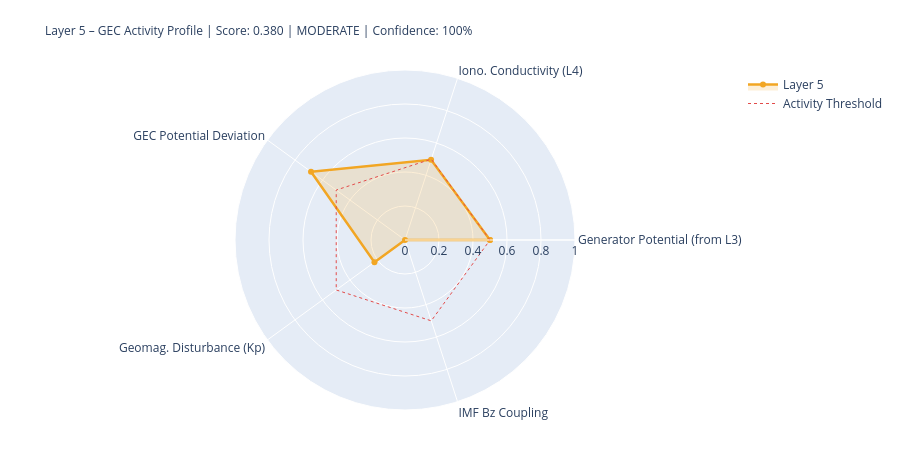

The code cell stored with this chart in its notebook:
### Markdown cell above
---
## 5. State Assessment & Handoff to Layer 6

### Code cell
# ============================================================
# LAYER-5-SCORE
# ============================================================

# Components
# 1) Generator activity (Layer-3-driven)
gen_score = norm(generator_strength, 0.3, 2.0)
gen_src   = 'from_layer3' if l3_thunder_score is not None else 'estimated'

# 2) Ionospheric conductivity (Layer-4-driven)
iono_score = norm(iono_cond_factor, 0.7, 1.4)
iono_src   = 'from_layer4' if l4_ioniz is not None else 'estimated'

# 3) GEC potential deviation from reference
pot_score = norm(abs(delta_V_pct), 0, 30)  # 0 = at reference, 1 = 30% deviation
pot_src   = 'derived'

# 4) Geomagnetic disturbance (Kp) – modulates vertical currents
kp_score = norm(kp_val, 0, 9)
kp_src   = 'primary' if kp_now is not None else 'from_layer4'

# 5) IMF Bz coupling (southward = stronger M-I coupling → GEC influence)
bz_score = norm(-(bz_now or 0), -5, 30) if bz_now is not None else None
bz_src   = 'primary' if bz_now is not None else 'missing'

COMPONENTS = {
    'Generator Potential (from L3)':  {'score': gen_score,   'source': 'derived_from_layer3', 'dynamic': True},
    'Iono. Conductivity (L4)':      {'score': iono_score,  'source': iono_src, 'dynamic': True},
    'GEC Potential Deviation':      {'score': pot_score,   'source': pot_src,  'dynamic': True},
    'Geomag. Disturbance (Kp)':         {'score': kp_score,    'source': kp_src,   'dynamic': True},
    'IMF Bz Coupling':               {'score': bz_score,    'source': bz_src,   'dynamic': True},
}

available   = {k: v['score'] for k, v in COMPONENTS.items() if v['score'] is not None}
unavailable = [k for k, v in COMPONENTS.items() if v['score'] is None]
layer5_score = round(sum(available.values()) / len(available), 4) if available else None
confidence   = round(len(available) / len(COMPONENTS), 2)
level = ('unknown' if layer5_score is None
         else 'quiet'   if layer5_score < 0.3
         else 'moderate' if layer5_score < 0.6
         else 'active')
dominant_l5 = max(available, key=available.get) if available else 'none'

# Kp consistency: separate 1-min raw value from score value
kp_1m_raw   = kp_now          # directly from API (can be 0.0 during live measurement)
kp_for_score = kp_val          # from Layer-0 context or estimated value if needed
kp_score_src = kp_src

W = 68
print('=' * W)
print('LAYER 5 – GLOBAL ELECTRIC CIRCUIT – STATE ASSESSMENT')
print('=' * W)
for name, comp in COMPONENTS.items():
    s = comp['score']
    if s is not None:
        bar = '█' * int(s*20) + '░' * (20-int(s*20))
        print(f'  {name:<34} {bar}  {s:.3f}  [{comp["source"]}]')
    else:
        print(f'  {name:<34} {"─"*20}  n/a   [missing]')
print('-' * W)
print(f'  Score:         {layer5_score:.3f}  ({len(available)}/{len(COMPONENTS)} components)')
print(f'  Confidence:    {confidence:.0%}')
print(f'  Level:         {level.upper()}')
print(f'  Dominant:      {dominant_l5}')
print(f'  V_iono:        {V_iono_mod:.1f} kV  (Δ {delta_V_pct:+.1f}% vs. Ref)')
print(f'  I_total:       {I_total_mod:.1f} A   (Δ {delta_I_pct:+.1f}% vs. Ref)')
print('=' * W)

# Radar
cats   = list(available.keys())
vals_r = list(available.values())
if len(cats) >= 3:
    fig = go.Figure()
    fig.add_trace(go.Scatterpolar(
        r=vals_r + [vals_r[0]], theta=cats + [cats[0]],
        fill='toself', fillcolor='rgba(242,166,35,0.18)',
        line=dict(color='#F2A623', width=2.5), name='Layer 5'
    ))
    fig.add_trace(go.Scatterpolar(
        r=[0.5]*(len(cats)+1), theta=cats+[cats[0]],
        line=dict(color='#E24B4A', dash='dot', width=1),
        mode='lines', name='Activity Threshold'
    ))
    fig.update_layout(
        title=dict(
            text=f'Layer 5 – GEC Activity Profile | Score: {layer5_score:.3f} | {level.upper()} | Confidence: {confidence:.0%}',
            font=dict(size=12)
        ),
        polar=dict(radialaxis=dict(visible=True, range=[0,1])),
        height=450, showlegend=True,
        margin=dict(l=80, r=80, t=70, b=40)
    )
    fig.show()

### Figure 1 — Plotly figure (JSON) as saved in the notebook; plotly's stock layout.template omitted (floating-point values rounded to 4 significant figures)
{"data": [{"fill": "toself", "fillcolor": "rgba(242,166,35,0.18)", "line": {"color": "#F2A623", "width": 2.5}, "name": "Layer 5", "r": [0.5, 0.4963, 0.6833, 0.2222, 0.0, 0.5], "theta": ["Generator Potential (from L3)", "Iono. Conductivity (L4)", "GEC Potential Deviation", "Geomag. Disturbance (Kp)", "IMF Bz Coupling", "Generator Potential (from L3)"], "type": "scatterpolar"}, {"line": {"color": "#E24B4A", "dash": "dot", "width": 1}, "mode": "lines", "name": "Activity Threshold", "r": [0.5, 0.5, 0.5, 0.5, 0.5, 0.5], "theta": ["Generator Potential (from L3)", "Iono. Conductivity (L4)", "GEC Potential Deviation", "Geomag. Disturbance (Kp)", "IMF Bz Coupling", "Generator Potential (from L3)"], "type": "scatterpolar"}], "layout": {"height": 450, "margin": {"b": 40, "l": 80, "r": 80, "t": 70}, "polar": {"radialaxis": {"range": [0, 1], "visible": true}}, "showlegend": true, "title": {"font": {"size": 12}, "text": "Layer 5 – GEC Activity Profile | Score: 0.380 | MODERATE | Confidence: 100%"}}}
